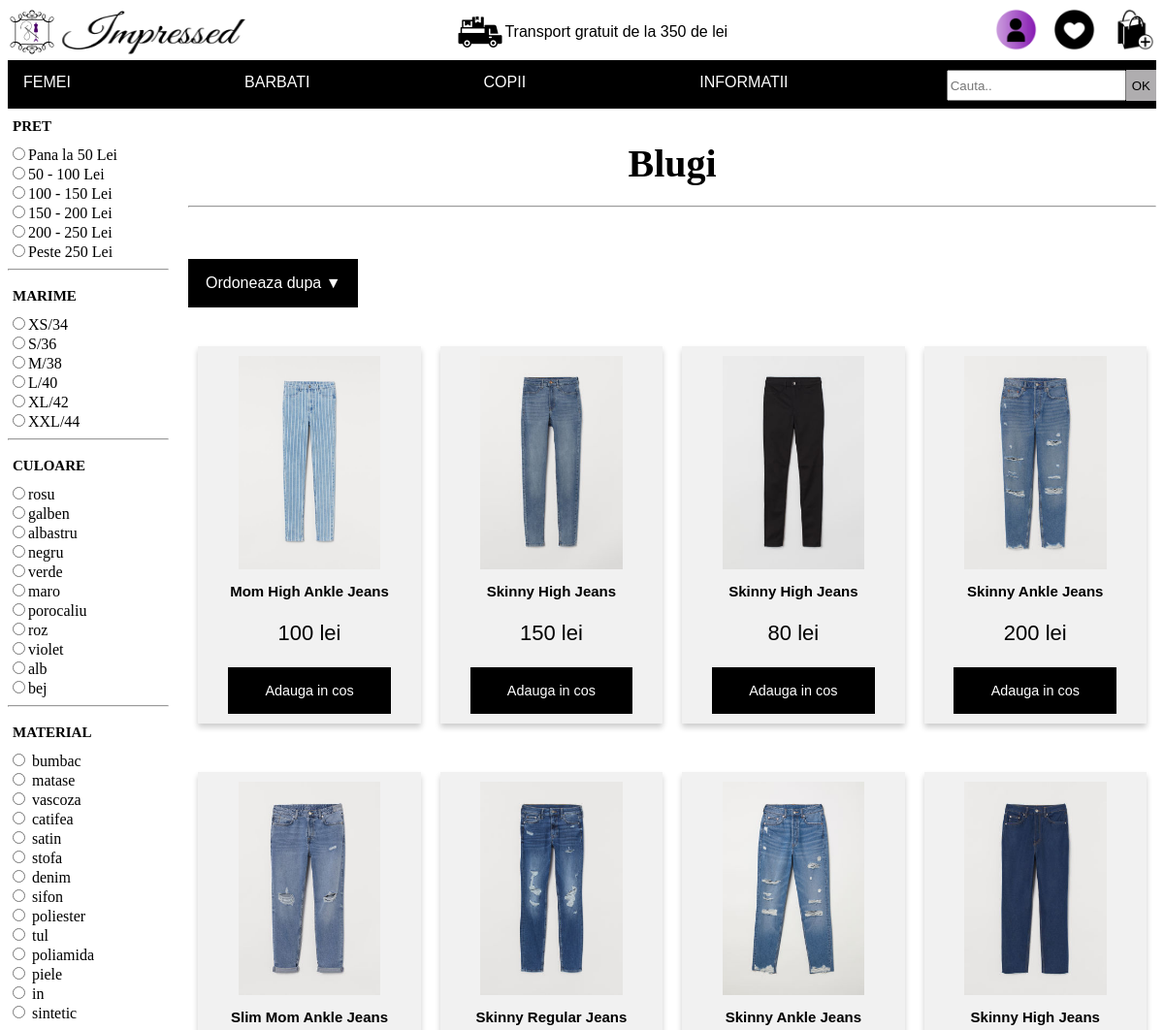
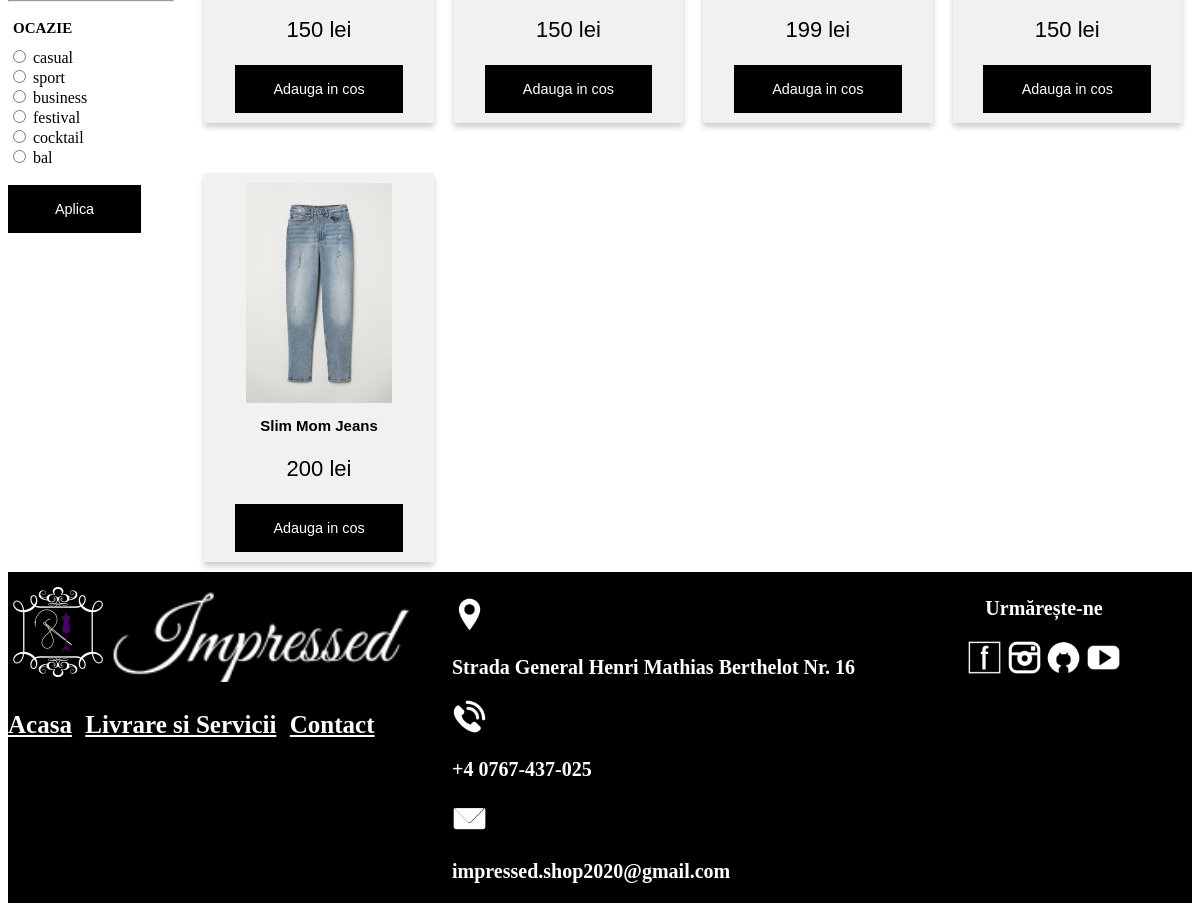
/produse/femei/blugi, run on the app's committed database (2 pictures, top to bottom).
### tables this page shows
CREATE TABLE `produse` (
  `id_produs` int(10) NOT NULL,
  `nume` varchar(100) DEFAULT NULL,
  `pret` int(10) DEFAULT NULL,
  `material` varchar(100) DEFAULT NULL,
  `imagine` varchar(100) DEFAULT NULL,
  `descriere` varchar(1000) DEFAULT NULL,
  `gen` varchar(100) DEFAULT NULL,
  `tip` varchar(100) DEFAULT NULL,
  `categorie` varchar(30) NOT NULL,
  `culoare` varchar(30) NOT NULL,
  `nr_accesari` int(100) NOT NULL
);

### libs/View.php (called while the page is built, shortened)
<?php
class View
{
    public function render($name)
    {
        require 'views/' . $name . '.php';
    }
}

### controllers/produse.php (called while the page is built, shortened)
<?php
class Produse extends Controller
{
    public function femei($category)
    {
        $this->view->category = $category;
        $product = new produse_model();
        $this->view->category = $category;
        if (isset($_GET['pret1']) && isset($_GET['pret2']) && isset($_GET['marime']) && isset($_GET['culoare']) && isset($_GET['material']) && isset($_GET['tip'])) {
            if ($_GET['marime'] == 'false') {
                $this->view->result = $product->selectByFilterWithoutSize("'" . $category . "'", $_GET['material'], $_GET['tip'], "'femei'", $_GET['culoare'], $_GET['pret1'] . " and " . $_GET['pret2'], $this->view->count);
            } else {
                $this->view->result = $product->selectByFilter("'" . $category . "'", $_GET['material'], $_GET['marime'], $_GET['tip'], "'femei'", $_GET['culoare'], $_GET['pret1'] . " and " . $_GET['pret2'], $this->view->count);
            }
        } else {
            $this->view->result = $product->selectWomanCategory($category, $this->view->count);
        }
        $this->view->render('womenProducts');
    }
}

### index.php (called while the page is built, shortened)
<?php
$bootstrap = new Bootstrap();
$bootstrap->init();

### libs/Database.php (called while the page is built, shortened)
<?php
class Database extends PDO
{
    public  $con;
    public function __construct()
    {
        $this->con = new PDO(DB_TYPE . ':host=' . DB_HOST . ';dbname=' . DB_NAME, DB_USER, DB_PASS);
    }
    public function select2($table_name, $col1, $data1, $col2, $data2)
    {
        $string = "SELECT * FROM " . $table_name . " WHERE " . $col1 . "= ? and " . $col2 . "= ?";
        $stmt = $this->con->prepare($string);
        if ($stmt->execute([$data1, $data2])) return $stmt;
        else return false;
    }
}

### models/produse_model.php (called while the page is built, shortened)
<?php
class Produse_model extends Model
{
    public function selectWomanCategory($category, &$count)
    {
        return $this->db->select2('produse', 'gen', 'femei', 'categorie', $category);
    }
}

### views/womenProducts.php (the view, shortened to what this page needs)
<!DOCTYPE html>
<html lang="ro">
<head>
    <link href="<?php echo URL; ?>public/css/products.css" rel="stylesheet" />
</head>
<body>
    <header>
        <?php
        require 'header.php';
        ?>
    </header>
    <main>
        <form method="POST" class="filter">
            <div class="prices">
                <h1>PRET</h1>
                <div class="check-price">
                    <label><input type="radio" name="pret" value="0,50" />Pana la 50 Lei</label>
                    <label><input type="radio" name="pret" value="50,100" />50 - 100 Lei</label>
                    <label><input type="radio" name="pret" value="100,150" />100 - 150 Lei</label>
                    <label><input type="radio" name="pret" value="150,200" />150 - 200 Lei</label>
                    <label><input type="radio" name="pret" value="200,250" />200 - 250 Lei</label>
                    <label><input type="radio" name="pret" value="250,1500" />Peste 250 Lei</label>
                </div>
            </div>
            <hr>
            <div class="size">
                <h1>MARIME</h1>
                <div class="check-size">
                    <label><input type="radio" name="marime" value="XS" />XS/34</label>
                    <label><input type="radio" name="marime" value="S" />S/36</label>
                    <label><input type="radio" name="marime" value="M" />M/38</label>
                    <label><input type="radio" name="marime" value="L" />L/40</label>
                    <label><input type="radio" name="marime" value="XL" />XL/42</label>
                    <label><input type="radio" name="marime" value="XXL" />XXL/44</label>
                </div>
            </div>
            <hr>
            <div class="colors">
                <h1> CULOARE </h1>
                <div class="check-colors">
                    <label id="rosu"><input type="radio" name="culoare" value="rosu" />rosu</label>
                    <label id="galben"><input type="radio" name="culoare" value="galben" />galben</label>
                    <label id="albastru"><input type="radio" name="culoare" value="albastru" />albastru</label>
                    <label id="negru"><input type="radio" name="culoare" value="negru" />negru</label>
                    <label id="verde"><input type="radio" name="culoare" value="verde" />verde</label>
                    <label id="maro"><input type="radio" name="culoare" value="maro" />maro</label>
                    <label id="portocaliu"><input type="radio" name="culoare" value="portocaliu" />porocaliu</label>
                    <label id="roz"><input type="radio" name="culoare" value="roz" />roz</label>
                    <label id="mov"><input type="radio" name="culoare" value="mov" />violet</label>
                    <label id="alb"><input type="radio" name="culoare" value="alb" />alb</label>
                    <label id="bej"><input type="radio" name="culoare" value="bej" />bej</label>
                </div>
            </div>
            <hr>
            <div class="fabrics">
                <h1>MATERIAL</h1>
                <div class="check-fabrics">
                    <label><input type="radio" name="material" value="bumbac" /> bumbac</label>
                    <label><input type="radio" name="material" value="matase" /> matase</label>
                    <label><input type="radio" name="material" value="vascoza" /> vascoza</label>
                    <label><input type="radio" name="material" value="catifea" /> catifea</label>
                    <label><input type="radio" name="material" value="satin" /> satin</label>
                    <label><input type="radio" name="material" value="stofa" /> stofa</label>
                    <label><input type="radio" name="material" value="denim" /> denim</label>
                    <label><input type="radio" name="material" value="sifon" /> sifon</label>
                    <label><input type="radio" name="material" value="poliester" /> poliester</label>
                    <label><input type="radio" name="material" value="tul" /> tul</label>
                    <label><input type="radio" name="material" value="poliamida" /> poliamida</label>
                    <label><input type="radio" name="material" value="piele" /> piele</label>
                    <label><input type="radio" name="material" value="in" /> in</label>
                    <label><input type="radio" name="material" value="sintetic" /> sintetic</label>
                </div>
            </div>
            <hr>
            <div class="occasions">
                <h1>OCAZIE</h1>
                <div class="check-occasions">
                    <label><input type="radio" name="tip" value="casual" /> casual</label>
                    <label><input type="radio" name="tip" value="sport" /> sport</label>
                    <label><input type="radio" name="tip" value="business" /> business</label>
                    <label><input type="radio" name="tip" value="festival" /> festival</label>
                    <label><input type="radio" name="tip" value="cocktail" /> cocktail</label>
                    <label><input type="radio" name="tip" value="bal" /> bal</label>
                </div>
            </div>
            <button type="submit" class="aplica" name="aplica-filtre" formaction="<?php echo URL; ?>produse/filtreaza/femei/<?php echo $this->category; ?>">Aplica</button>
        </form>
        <div class="page">
            <div class="order">
                <h2>
                    <?php
                    if ($this->category == "blugi") echo "Blugi";
                    ?>
                    <hr>
                </h2>
                <div class="sortare">
                    <button class="sortare-buton" onclick="Order()">Ordoneaza dupa ▼</button>
                </div>
            </div>
            <div class="products">
                <?php
                if ($this->count == 0) {
                    echo "Nu sunt produse";
                } else {
                    while ($row = $this->result->fetch()) {
                ?>
                        <div class="column">
                            <div class="card">
                                <a href="<?php echo URL . 'produse/produs/' . $row['id_produs'] ?>">
                                    <img id="imagine" src="<?php echo URL; ?>public/poze/<?php echo  $row['imagine']; ?>.png">
                                </a>
                                <h1><?php echo  $row['nume']; ?></h1>
                                <p class="price"><?php echo  $row['pret']; ?> lei</p>
                                <form method="POST">
                                    <button name="adauga-cos" type="submit" formaction="<?php echo URL; ?>produse/addToCartWomenPage/<?php echo $row['id_produs'] ?>/<?php echo $this->category ?>">Adauga in cos</button>
                                </form>
                            </div>
                        </div>
                <?php
                    }
                }
                ?>
            </div>
        </div>
    </main>
    <footer>
        <?php
        require 'footer.php';
        ?>
    </footer>
</body>
</html>

### public/css/products.css (style rules this page uses)
* { box-sizing: border-box; }
body { font-family: Arial, Helvetica, sans-serif; }
main { width: 100%; display: flex; flex-direction: row; }
.filter { width: 15%; margin-right: 20px; }
.filter .aplica { border: none; outline: 0; padding: 10px; color: white; background-color: #000; text-align: center; cursor: pointer; width: 80%; height: 6vh; font-size: 0.9rem; margin-bottom: 20px; }
.products { width: 100%; }
.colors, .prices, .size, .occasions { display: flex; flex-direction: column; flex-wrap: wrap; }
.colors h1, .prices h1, .fabrics h1, .size h1, .occasions h1 { text-align: left; font-size: 15px; margin-left: 5px; font-family: Noto Sans KR; }
.fabrics, .check-fabrics, .check-price, .check-size, .check-occasions, .check-colors { display: flex; flex-direction: column; font-family: Noto Sans KR; }
.page { width: 90%; display: flex; flex-direction: column; }
.order { width: 100%; display: flex; flex-direction: column; }
.order h2 { font-size: 40px; text-align: center; font-family: 'Pacifico'; }
.sortare-buton { background-color: black; color: white; padding: 16px; font-size: 16px; border: none; cursor: pointer; min-width: 175px; }
.sortare { position: relative; display: inline-block; }
.card { box-shadow: 0 4px 6px 0 rgba(0, 0, 0, 0.2); max-width: 400px; text-align: center; font-family: arial; padding: 10px; background-color: #f1f1f1; margin-bottom: 10px; }
.price { color: black; font-size: 22px; }
h1 { font-size: 15px; }
.column .card #imagine { width: 70%; height: 70%; }
.card button { border: none; outline: 0; padding: 10px; color: white; background-color: #000; text-align: center; cursor: pointer; width: 80%; height: 6vh; font-size: 0.9rem; }
.column { float: left; width: 25%; padding: 0 10px; margin-top: 40px; }

### public/css/header1.css (style rules this page uses)
header { font-family: Arial; width: 100%; }

### data on the page
produse: imagine (picture), nume "Mom High Ankle Jeans", pret "100"
produse: imagine (picture), nume "Skinny High Jeans", pret "150"
produse: imagine (picture), nume "Skinny High Jeans", pret "80"
produse: imagine (picture), nume "Skinny Ankle Jeans", pret "200"
produse: imagine (picture), nume "Slim Mom Ankle Jeans", pret "150"
produse: imagine (picture), nume "Skinny Regular Jeans", pret "150"
produse: imagine (picture), nume "Skinny Ankle Jeans", pret "199"
produse: imagine (picture), nume "Skinny High Jeans", pret "150"
produse: imagine (picture), nume "Slim Mom Jeans", pret "200"
